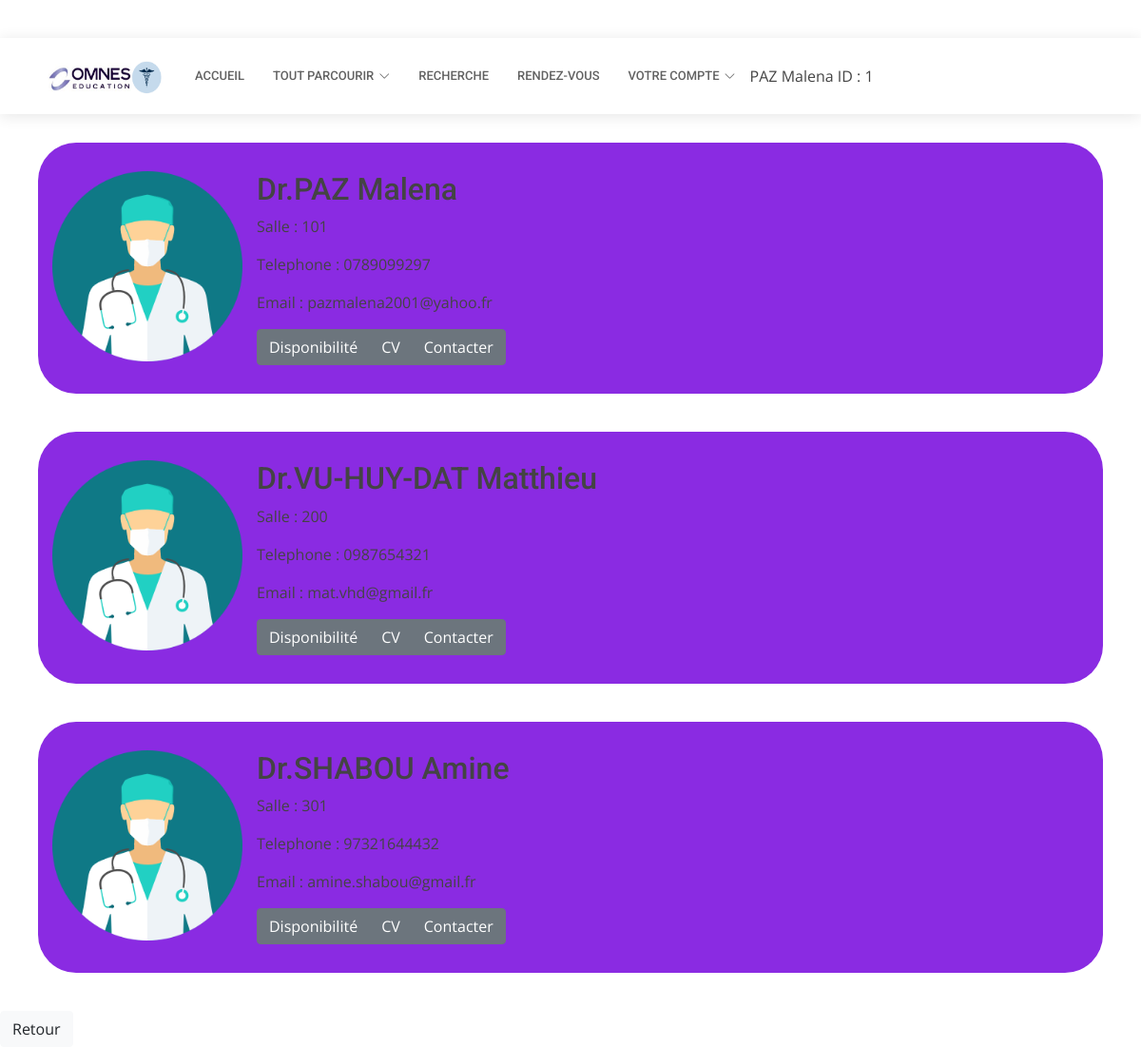
Page /MedecinGeneraliste.php (signed in) on the committed database.
### tables this page shows
CREATE TABLE IF NOT EXISTS `patient` (
  `IDpatient` int(20) NOT NULL AUTO_INCREMENT,
  `NomPatient` varchar(30) NOT NULL,
  `PrenomPatient` varchar(30) NOT NULL,
  `Mdp` varchar(30) NOT NULL,
  `Login` varchar(30) NOT NULL,
  `AdressePatient` varchar(100) NOT NULL,
  `EmailPatient` varchar(50) NOT NULL,
  `NumPatient` varchar(20) NOT NULL,
  `NumCarteVitale` int(50) NOT NULL,
  `SpecialitePref` varchar(50) NOT NULL,
  `Ville` varchar(20) NOT NULL,
  `CodePostal` int(10) NOT NULL,
  `Pays` varchar(20) NOT NULL,
  `Photo` longblob NOT NULL,
  PRIMARY KEY (`IDpatient`)
);

CREATE TABLE IF NOT EXISTS `medecin` (
  `ID` int(20) NOT NULL AUTO_INCREMENT,
  `Nom` varchar(30) NOT NULL,
  `Prenom` varchar(30) NOT NULL,
  `Login` varchar(30) NOT NULL,
  `Mdp` varchar(30) NOT NULL,
  `Specialiste` tinyint(1) NOT NULL,
  `Email` varchar(50) NOT NULL,
  `Tel` varchar(30) NOT NULL,
  `Specialite` varchar(50) NOT NULL,
  `Photo` varchar(200) NOT NULL,
  `Salle` varchar(10) NOT NULL,
  PRIMARY KEY (`ID`)
);

### MedecinGeneraliste.php (the view, shortened to what this page needs)
<?php
$loginpatient = $_SESSION["login"];
$mdppatient = $_SESSION["mdp"];
$Connexion = mysqli_connect('localhost', 'root', '','omnes sante' );
$sql = "SELECT * FROM patient WHERE Login LIKE '$loginpatient' AND
 Mdp LIKE '$mdppatient'";
$result = mysqli_query($Connexion,$sql);
while($data = mysqli_fetch_assoc($result)){
    $idpatient = $data['IDpatient'];
    $nompatient = $data['NomPatient'];
    $prenompatient = $data['PrenomPatient'];
}
?>
<!doctype html>
<html lang="en">
  <head>
    <link rel="stylesheet" href=https://stackpath.bootstrapcdn.com/bootstrap/4.3.1/css/bootstrap.min.css>
    <link href="MedGene.css" rel="stylesheet" type="text/css"/>
  <link href="assets/vendor/fontawesome-free/css/all.min.css" rel="stylesheet">
  <link href="assets/vendor/animate.css/animate.min.css" rel="stylesheet">
  <link href="assets/vendor/aos/aos.css" rel="stylesheet">
  <link href="assets/vendor/bootstrap-icons/bootstrap-icons.css" rel="stylesheet">
  <link href="assets/vendor/boxicons/css/boxicons.min.css" rel="stylesheet">
  <link href="assets/vendor/glightbox/css/glightbox.min.css" rel="stylesheet">
  <link href="assets/vendor/swiper/swiper-bundle.min.css" rel="stylesheet">
  <link href="assets/css/style.css" rel="stylesheet">
  </head>
  <body>
  <header id="header" class="fixed-top">
    <div class="container d-flex align-items-center">
      <a href="index.html" class="logo me-auto"><img src="Omnes sante.png" alt="Omnes sante logo" height="280" width="130"></a>
      <nav id="navbar" class="navbar order-last order-lg-0">
        <ul>
          <li><a class="nav-link scrollto " href="accueilPat.php">Accueil</a></li>
          <li class="dropdown"><a href="#"><span>Tout parcourir</span> <i class="bi bi-chevron-down"></i></a>
          </li>
          <li><a class="nav-link scrollto" href="#services">Recherche</a></li>
          <li><a class="nav-link scrollto" href="#departments">Rendez-vous</a></li>
          <li class="dropdown"><a href="#"><span>Votre compte</span><i class="bi bi-chevron-down"></i></a>
            </li>
            <div class="col-sm">
                <?php echo $nompatient. ' '. $prenompatient ?>
                <?php echo "ID : " . $idpatient ?>
                        </div>
        </ul>
      </nav>
    </div>
  </header>
        <div id="SectionEnseignants">
        <?php
$Connexion = mysqli_connect('localhost', 'root', '','omnes sante' );
$sql = "SELECT * FROM medecin";
$result = mysqli_query($Connexion,$sql);
 while($data = mysqli_fetch_assoc($result)){
   echo'<div class="Enseignants">';
               echo' <div class="row">';
                        echo '<div class="PhotoID">';
                           echo' <a href="#"><img class="image" src="'.$data['Photo'].'" alt="Photo profil" width ="200" height="200"/></a>';
                       echo'</div>';
                    echo '<div class="col-sm"> ';
                        echo'<h2 href=""> Dr.'. $data['Nom'] .'   '.$data['Prenom'] . '</h2>';
                        echo'<div class="row">';
                            echo'<div class="col-sm">';
                               echo'<p>Salle : '. $data['Salle'].'</p>';
                            echo'</div>';
                        echo'</div>';
                       echo'<div class="row">';
                            echo'<div class="col-sm">';
                                echo'<p>Telephone : '. $data['Tel'].'</p>';
                            echo'</div>';
                        echo '</div>';
                        echo'<div class="row">';
                            echo'<div class="col-sm">';
                                echo'<p>Email : '.$data['Email'].' </p>';
                           echo'</div>';
                        echo'</div>';
                        echo'<div class="col-sm">';
                        echo'<div class="row" >';
                        echo'<div class="btn-group" role="group" aria-label="Basic example">';
                        echo'<a role="button" class="btn btn-secondary" href="AfficheMed.php?nom='.$data['Nom'].'& prenom='.$data['Prenom'].'">Disponibilité</a>';
                        echo'<a role="button" class="btn btn-secondary" href="">CV</a>';
                        echo'<a role="button" class="btn btn-secondary" href="">Contacter</a>';
                        echo'</div>';
                        echo'</div></div>';
                        echo'</div>';
                        echo'</div>';
                        echo'</div>';
}
?>
        </div>
        <a role="button" class="btn btn-light" href="accueil.html">Retour</a>
  </body>
</html>

### MedGene.css (style rules this page uses)
#SectionEnseignants { margin-top: 150px; }
.Enseignants { background-color: blueviolet; padding: 30px; margin: 40px; border-radius: 40px; }
.btn-light { margin-right: 50px; }

### assets/css/style.css (style rules this page uses)
body { font-family: "Open Sans", sans-serif; color: #444444; }
a { color: #3fbbc0; text-decoration: none; }
h1, h2, h3, h4, h5, h6 { font-family: "Roboto", sans-serif; }
#header { background: #fff; transition: all 0.5s; z-index: 997; padding: 20px 0; top: 40px; box-shadow: 0px 2px 15px rgba(0, 0, 0, 0.1); }
#header .logo { font-size: 28px; margin: 0; padding: 0; line-height: 1; font-weight: 600; letter-spacing: 0.5px; text-transform: uppercase; }
#header .logo img { max-height: 40px; }
.navbar { padding: 0; }
.navbar ul { margin: 0; padding: 0; display: flex; list-style: none; align-items: center; }
.navbar li { position: relative; }
.navbar a, .navbar a:focus { display: flex; align-items: center; justify-content: space-between; padding: 10px 0 10px 30px; font-family: "Roboto", sans-serif; font-size: 13px; color: #626262; white-space: nowrap; transition: 0.3s; text-transform: uppercase; font-weight: 500; }
.navbar a i, .navbar a:focus i { font-size: 12px; line-height: 0; margin-left: 5px; }

### rows in the picture
patient: NomPatient "PAZ", PrenomPatient "Malena", IDpatient "1"
medecin: Photo (picture), Nom "PAZ", Prenom "Malena", Salle "101", Tel "0789099297", Email "pazmalena2001@yahoo.fr"
medecin: Photo (picture), Nom "VU-HUY-DAT", Prenom "Matthieu", Salle "200", Tel "0987654321", Email "mat.vhd@gmail.fr"
medecin: Photo (picture), Nom "SHABOU", Prenom "Amine", Salle "301", Tel "97321644432", Email "amine.shabou@gmail.fr"
